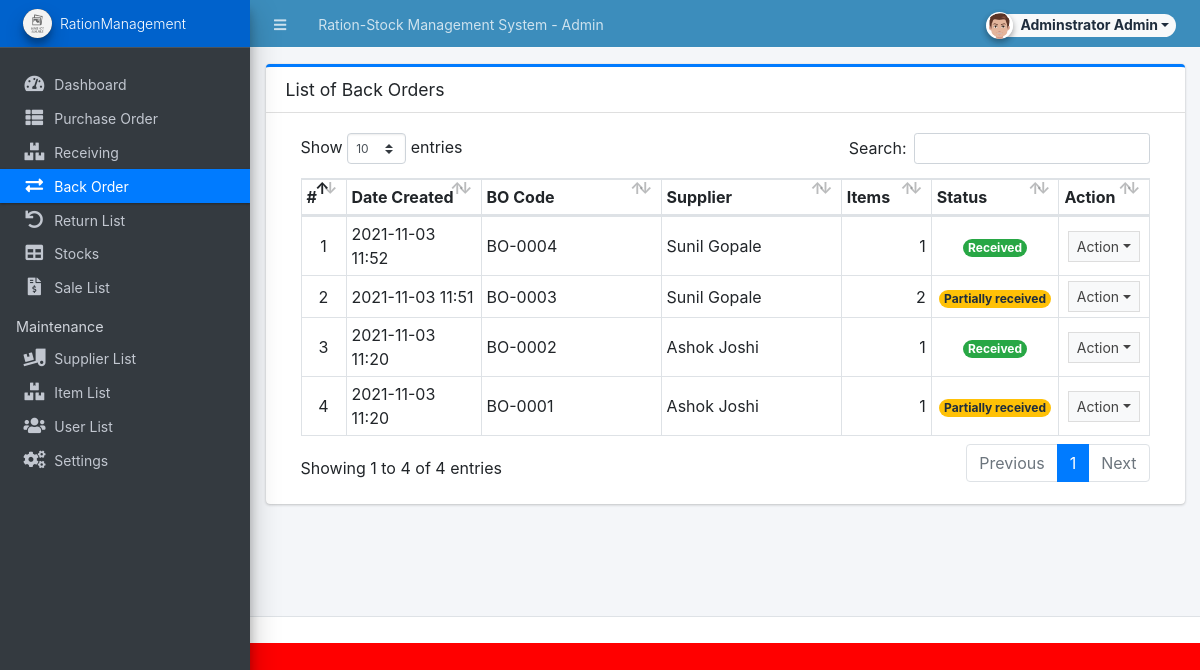
The app's page /admin/?page=back_order (signed in) with its own data.
### tables this page shows
CREATE TABLE `back_order_list` (
  `id` int(30) NOT NULL,
  `receiving_id` int(30) NOT NULL,
  `po_id` int(30) NOT NULL,
  `bo_code` varchar(50) NOT NULL,
  `supplier_id` int(30) NOT NULL,
  `amount` float NOT NULL,
  `discount_perc` float NOT NULL DEFAULT '0',
  `discount` float NOT NULL DEFAULT '0',
  `tax_perc` float NOT NULL DEFAULT '0',
  `tax` float NOT NULL DEFAULT '0',
  `remarks` text,
  `status` tinyint(4) NOT NULL DEFAULT '0' COMMENT '0 = pending, 1 = partially received, 2 =received',
  `date_created` datetime NOT NULL DEFAULT CURRENT_TIMESTAMP,
  `date_updated` datetime NOT NULL DEFAULT CURRENT_TIMESTAMP ON UPDATE CURRENT_TIMESTAMP
);

CREATE TABLE `supplier_list` (
  `id` int(30) NOT NULL,
  `name` text NOT NULL,
  `address` text NOT NULL,
  `cperson` text NOT NULL,
  `contact` text NOT NULL,
  `status` tinyint(1) NOT NULL DEFAULT '1',
  `date_created` datetime NOT NULL DEFAULT CURRENT_TIMESTAMP,
  `date_updated` datetime NOT NULL DEFAULT CURRENT_TIMESTAMP ON UPDATE CURRENT_TIMESTAMP
);

### config.php (called while the page is built, shortened)
<?php
require_once('classes/DBConnection.php');
require_once('classes/SystemSettings.php');
function validate_image($file){
	if(!empty($file)){
        $ex = explode('?',$file);
        $file = $ex[0];
        $param =  isset($ex[1]) ? '?'.$ex[1]  : '';
		if(is_file(base_app.$file)){
			return base_url.$file.$param;
		}else{
			return base_url.'dist/img/no-image-available.png';
		}
	}else{
		return base_url.'dist/img/no-image-available.png';
	}
}
function isMobileDevice(){
    $aMobileUA = array(
        '/iphone/i' => 'iPhone',
        '/ipod/i' => 'iPod',
        '/ipad/i' => 'iPad',
        '/android/i' => 'Android',
        '/blackberry/i' => 'BlackBerry',
        '/webos/i' => 'Mobile'
    );
    return false;
}
?>

### classes/DBConnection.php (called while the page is built, shortened)
<?php
class DBConnection{
    private $host = DB_SERVER;
    private $username = DB_USERNAME;
    private $password = DB_PASSWORD;
    private $database = DB_NAME;
    public $conn;
    public function __construct(){
        if (!isset($this->conn)) {
            $this->conn = new mysqli($this->host, $this->username, $this->password, $this->database);
        }
    }
}
?>

### classes/SystemSettings.php (called while the page is built, shortened)
<?php
class SystemSettings extends DBConnection{
	function userdata($field = ''){
		if(!empty($field)){
			if(isset($_SESSION['userdata'][$field]))
				return $_SESSION['userdata'][$field];
			else
				return null;
		}else{
			return false;
		}
	}
	function info($field=''){
		if(!empty($field)){
			if(isset($_SESSION['system_info'][$field]))
				return $_SESSION['system_info'][$field];
			else
				return false;
		}else{
			return false;
		}
	}
}
$_settings = new SystemSettings();
?>

### admin/back_order/index.php (the view, shortened to what this page needs)
<div class="card card-outline card-primary">
	<div class="card-header">
		<h3 class="card-title">List of Back Orders</h3>
	</div>
	<div class="card-body">
		<div class="container-fluid">
        <div class="container-fluid">
			<table class="table table-bordered table-stripped">
                    <colgroup>
                        <col width="5%">
                        <col width="15%">
                        <col width="20%">
                        <col width="20%">
                        <col width="10%">
                        <col width="10%">
                        <col width="10%">
                    </colgroup>
                    <thead>
                        <tr>
                            <th>#</th>
                            <th>Date Created</th>
                            <th>BO Code</th>
                            <th>Supplier</th>
                            <th>Items</th>
                            <th>Status</th>
                            <th>Action</th>
                        </tr>
                    </thead>
                    <tbody>
                        <?php
                        $i = 1;
                        $qry = $conn->query("SELECT p.*, s.name as supplier FROM `back_order_list` p inner join supplier_list s on p.supplier_id = s.id order by p.`date_created` desc");
                        while($row = $qry->fetch_assoc()):
                            $row['items'] = $conn->query("SELECT count(item_id) as `items` FROM `bo_items` where bo_id = '{$row['id']}' ")->fetch_assoc()['items'];
                        ?>
                            <tr>
                                <td class="text-center"><?php echo $i++; ?></td>
                                <td><?php echo date("Y-m-d H:i",strtotime($row['date_created'])) ?></td>
                                <td><?php echo $row['bo_code'] ?></td>
                                <td><?php echo $row['supplier'] ?></td>
                                <td class="text-right"><?php echo number_format($row['items']) ?></td>
                                <td class="text-center">
                                    <?php if($row['status'] == 0): ?>
                                        <span class="badge badge-primary rounded-pill">Pending</span>
                                    <?php elseif($row['status'] == 1): ?>
                                        <span class="badge badge-warning rounded-pill">Partially received</span>
                                        <?php elseif($row['status'] == 2): ?>
                                        <span class="badge badge-success rounded-pill">Received</span>
                                    <?php else: ?>
                                        <span class="badge badge-danger rounded-pill">N/A</span>
                                    <?php endif; ?>
                                </td>
                                <td align="center">
                                    <button type="button" class="btn btn-flat btn-default btn-sm dropdown-toggle dropdown-icon" data-toggle="dropdown">
                                            Action
                                    </button>
                                </td>
                            </tr>
                        <?php endwhile; ?>
                    </tbody>
                </table>
		</div>
		</div>
	</div>
</div>

### admin/index.php (shortened to what this page needs)
<?php require_once('../config.php'); ?>
 <!DOCTYPE html>
<html lang="en" class="" style="height: auto;">
<?php require_once('inc/header.php') ?>
  <body class="sidebar-mini layout-fixed control-sidebar-slide-open layout-navbar-fixed sidebar-mini-md sidebar-mini-xs" data-new-gr-c-s-check-loaded="14.991.0" data-gr-ext-installed="" style="height: auto;">
    <div class="wrapper">
     <?php require_once('inc/topBarNav.php') ?>
     <?php require_once('inc/navigation.php') ?>
     <?php $page = isset($_GET['page']) ? $_GET['page'] : 'home';  ?>
      <div class="content-wrapper pt-3" style="min-height: 567.854px;">
        <section class="content ">
          <div class="container-fluid">
            <?php
              if(!file_exists($page.".php") && !is_dir($page)){
                  include '404.html';
              }else{
                if(is_dir($page))
                  include $page.'/index.php';
                else
                  include $page.'.php';
              }
            ?>
          </div>
        </section>
      </div>
      <?php require_once('inc/footer.php') ?>
  </body>
</html>

### admin/inc/header.php (shortened to what this page needs)
<head>
    <link rel="stylesheet" href="<?php echo base_url ?>plugins/fontawesome-free/css/all.min.css">
    <link rel="stylesheet" href="<?php echo base_url ?>plugins/tempusdominus-bootstrap-4/css/tempusdominus-bootstrap-4.min.css">
  <link rel="stylesheet" href="<?php echo base_url ?>plugins/datatables-bs4/css/dataTables.bootstrap4.min.css">
  <link rel="stylesheet" href="<?php echo base_url ?>plugins/datatables-responsive/css/responsive.bootstrap4.min.css">
  <link rel="stylesheet" href="<?php echo base_url ?>plugins/datatables-buttons/css/buttons.bootstrap4.min.css">
  <link rel="stylesheet" href="<?php echo base_url ?>plugins/select2/css/select2.min.css">
  <link rel="stylesheet" href="<?php echo base_url ?>plugins/select2-bootstrap4-theme/select2-bootstrap4.min.css">
    <link rel="stylesheet" href="<?php echo base_url ?>plugins/icheck-bootstrap/icheck-bootstrap.min.css">
    <link rel="stylesheet" href="<?php echo base_url ?>plugins/jqvmap/jqvmap.min.css">
    <link rel="stylesheet" href="<?php echo base_url ?>dist/css/adminlte.css">
    <link rel="stylesheet" href="<?php echo base_url ?>dist/css/custom.css">
    <link rel="stylesheet" href="<?php echo base_url ?>plugins/overlayScrollbars/css/OverlayScrollbars.min.css">
    <link rel="stylesheet" href="<?php echo base_url ?>plugins/daterangepicker/daterangepicker.css">
    <link rel="stylesheet" href="<?php echo base_url ?>plugins/summernote/summernote-bs4.min.css">
  <link rel="stylesheet" href="<?php echo base_url ?>plugins/sweetalert2-theme-bootstrap-4/bootstrap-4.min.css">
  </head>

### admin/inc/topBarNav.php (shortened to what this page needs)
<nav class="main-header navbar navbar-expand navbar-dark border border-light border-top-0  border-left-0 border-right-0 navbar-light text-sm bg-lightblue">
  <ul class="navbar-nav">
    <li class="nav-item">
    <a class="nav-link" data-widget="pushmenu" href="#" role="button"><i class="fas fa-bars"></i></a>
    </li>
    <li class="nav-item d-none d-sm-inline-block">
      <a href="<?php echo base_url ?>" class="nav-link"><?php echo (!isMobileDevice()) ? $_settings->info('name'):$_settings->info('short_name'); ?> - Admin</a>
    </li>
  </ul>
  <ul class="navbar-nav ml-auto">
    <li class="nav-item">
      <div class="btn-group nav-link">
            <button type="button" class="btn btn-rounded badge badge-light dropdown-toggle dropdown-icon" data-toggle="dropdown">
              <span><img src="<?php echo validate_image($_settings->userdata('avatar')) ?>" class="img-circle elevation-2 user-img" alt="User Image"></span>
              <span class="ml-3"><?php echo ucwords($_settings->userdata('firstname').' '.$_settings->userdata('lastname')) ?></span>
            </button>
        </div>
    </li>
  </ul>
</nav>

### admin/inc/navigation.php (shortened to what this page needs)
<aside class="main-sidebar sidebar-dark-primary elevation-4 sidebar-no-expand">
  <a href="<?php echo base_url ?>admin" class="brand-link bg-primary text-sm">
  <img src="<?php echo validate_image($_settings->info('logo'))?>" alt="Store Logo" class="brand-image img-circle elevation-3 bg-black" style="width: 1.8rem;height: 1.8rem;max-height: unset">
  <span class="brand-text font-weight-light"><?php echo $_settings->info('short_name') ?></span>
  </a>
  <div class="sidebar os-host os-theme-light os-host-overflow os-host-overflow-y os-host-resize-disabled os-host-transition os-host-scrollbar-horizontal-hidden">
    <div class="os-content-glue" style="margin: 0px -8px; width: 249px; height: 646px;"></div>
    <div class="os-padding">
      <div class="os-viewport os-viewport-native-scrollbars-invisible" style="overflow-y: scroll;">
        <div class="os-content" style="padding: 0px 8px; height: 100%; width: 100%;">
          <nav class="mt-4">
             <ul class="nav nav-pills nav-sidebar flex-column text-sm nav-compact nav-flat nav-child-indent nav-collapse-hide-child" data-widget="treeview" role="menu" data-accordion="false">
              <li class="nav-item dropdown">
                <a href="./" class="nav-link nav-home">
                  <i class="nav-icon fas fa-tachometer-alt"></i>
                  <p>
                    Dashboard
                  </p>
                </a>
              </li>
              <li class="nav-item">
                <a href="<?php echo base_url ?>admin/?page=purchase_order" class="nav-link nav-purchase_order">
                  <i class="nav-icon fas fa-th-list"></i>
                  <p>
                    Purchase Order
                  </p>
                </a>
              </li>
              <li class="nav-item">
                <a href="<?php echo base_url ?>admin/?page=receiving" class="nav-link nav-receiving">
                  <i class="nav-icon fas fa-boxes"></i>
                  <p>
                    Receiving
                  </p>
                </a>
              </li>
              <li class="nav-item">
                <a href="<?php echo base_url ?>admin/?page=back_order" class="nav-link nav-back_order">
                  <i class="nav-icon fas fa-exchange-alt"></i>
                  <p>
                    Back Order
                  </p>
                </a>
              </li>
              <li class="nav-item">
                <a href="<?php echo base_url ?>admin/?page=return" class="nav-link nav-return">
                  <i class="nav-icon fas fa-undo"></i>
                  <p>
                    Return List
                  </p>
                </a>
              </li>
              <li class="nav-item">
                <a href="<?php echo base_url ?>admin/?page=stocks" class="nav-link nav-stocks">
                  <i class="nav-icon fas fa-table"></i>
                  <p>
                    Stocks
                  </p>
                </a>
              </li>
              <li class="nav-item">
                <a href="<?php echo base_url ?>admin/?page=sales" class="nav-link nav-sales">
                  <i class="nav-icon fas fa-file-invoice-dollar"></i>
                  <p>
                    Sale List
                  </p>
                </a>
              </li>
              <?php if($_settings->userdata('type') == 1): ?>
              <li class="nav-header">Maintenance</li>
              <li class="nav-item dropdown">
                <a href="<?php echo base_url ?>admin/?page=maintenance/supplier" class="nav-link nav-maintenance_supplier">
                  <i class="nav-icon fas fa-truck-loading"></i>
                  <p>
                    Supplier List
                  </p>
                </a>
              </li>
              <li class="nav-item dropdown">
                <a href="<?php echo base_url ?>admin/?page=maintenance/item" class="nav-link nav-maintenance_item">
                  <i class="nav-icon fas fa-boxes"></i>
                  <p>
                    Item List
                  </p>
                </a>
              </li>
              <li class="nav-item dropdown">
                <a href="<?php echo base_url ?>admin/?page=user/list" class="nav-link nav-user_list">
                  <i class="nav-icon fas fa-users"></i>
                  <p>
                    User List
                  </p>
                </a>
              </li>
              <li class="nav-item dropdown">
                <a href="<?php echo base_url ?>admin/?page=system_info" class="nav-link nav-system_info">
                  <i class="nav-icon fas fa-cogs"></i>
                  <p>
                    Settings
                  </p>
                </a>
              </li>
              <?php endif; ?>
            </ul>
          </nav>
        </div>
      </div>
    </div>
  </div>
</aside>

### admin/inc/footer.php (shortened to what this page needs)
<footer class="main-footer text-sm">

### admin/inc/topBarNav.php (style rules this page uses)
.user-img { position: absolute; height: 27px; width: 27px; object-fit: cover; left: -7%; top: -12%; }
.btn-rounded { border-radius: 50px; }

### records on screen
back_order_list: date_created "2021-11-03 11:52", bo_code "BO-0004", supplier_list.name "Sunil Gopale", items "1", status "Received"
back_order_list: date_created "2021-11-03 11:51", bo_code "BO-0003", supplier_list.name "Sunil Gopale", items "2", status "Partially received"
back_order_list: date_created "2021-11-03 11:20", bo_code "BO-0002", supplier_list.name "Ashok Joshi", items "1", status "Received"
back_order_list: date_created "2021-11-03 11:20", bo_code "BO-0001", supplier_list.name "Ashok Joshi", items "1", status "Partially received"

### other values on screen
$_settings->info('name') "Ration-Stock Management System"
$_settings->userdata('firstname').' '.$_settings->userdata('lastname') "Adminstrator Admin"
$_settings->info('short_name') "RationManagement"
